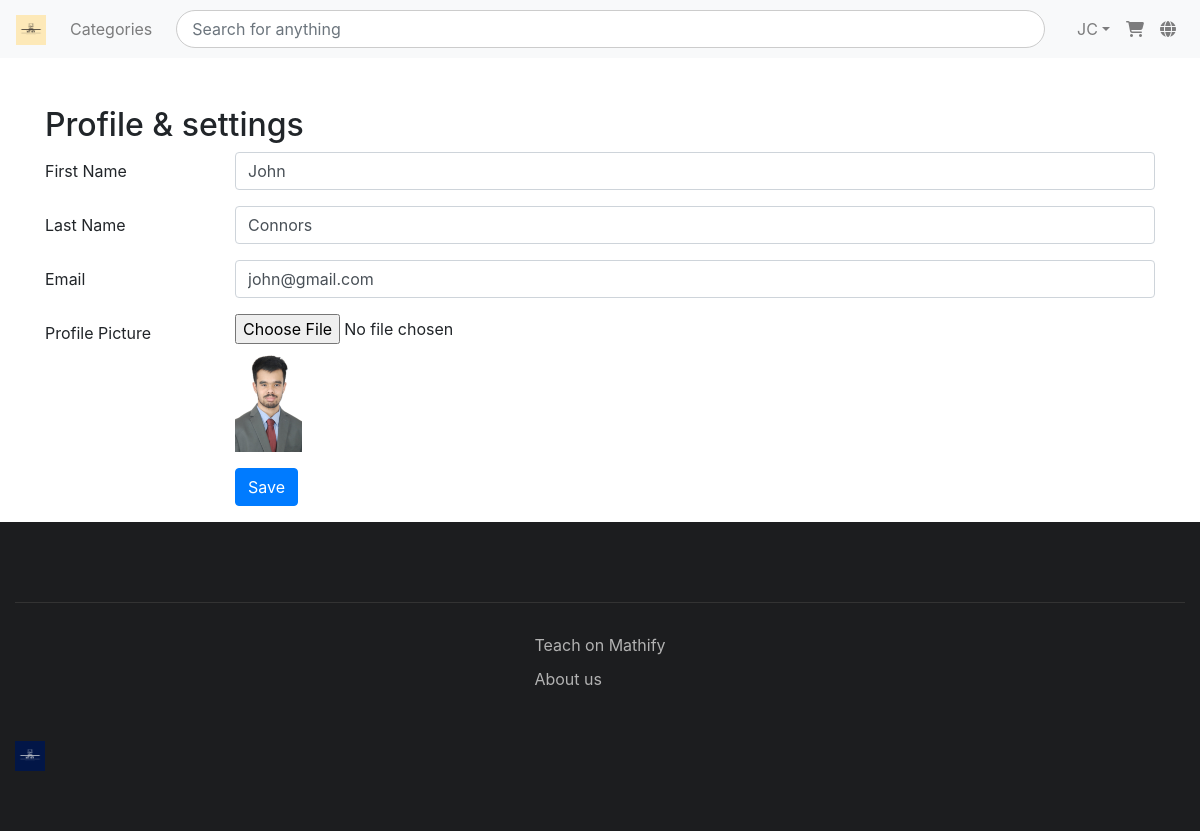
Screenshot of /student_dashboard/ (signed in) with the database file from the repository.
### User/models.py (models this page shows, shortened)
class User(AbstractUser):
    role = models.CharField(choices=roles, max_length=14)
    gender = models.CharField(choices=Gender, max_length=7)
    email = models.EmailField(unique=True, blank=False, error_messages={'unique': "A user with that email already exists."})
    username = None
    USERNAME_FIELD = "email"
    REQUIRED_FIELDS = []
    profile_picture = models.ImageField(upload_to="instructors/", default="default.png")
    facebook = models.URLField(max_length=200, blank=True, null=True)
    twitter = models.URLField(max_length=200, blank=True, null=True)
    linkedin = models.URLField(max_length=200, blank=True, null=True)
    instagram = models.URLField(max_length=200, blank=True, null=True)
    bio = models.TextField(null = True, blank = True)
    def get_initials(self):
        return ''.join(list(self.first_name[0] + self.last_name[0]))
    groups = models.ManyToManyField(
        Group,
        related_name='custom_user_set',
        blank=True,
        help_text='The groups this user belongs to. A user will get all permissions granted to each of their groups.',
        verbose_name='groups',
    )
    user_permissions = models.ManyToManyField(
        Permission,
        related_name='custom_user_permissions_set',  # Add a unique related_name
        blank=True,
        help_text='Specific permissions for this user.',
        verbose_name='user permissions',
    )
    objects = CustomUserManager()

### User/views.py (the view)
# urls.py: path('student_dashboard/', views.student_dashboard, name='student_dashboard'),
@login_required
def student_dashboard(request):
    if request.method == 'POST':
        form = UserProfileForm(request.POST, request.FILES, instance=request.user)
        if form.is_valid():
            user = form.save(commit=False)
            data = form.cleaned_data
            print("Cleaned Data:", data)
            if not data['profile_picture']:
                user.profile_picture = request.user.profile_picture  # retain existing picture if not updated
            user.save()
            print("Updated User:", user)
            return redirect('home')
        else:
            print("Form Errors:", form.errors)
    else:
        form = UserProfileForm(instance=request.user)
    return render(request, 'coursepage/student_dashboard.html', {'form': form})

### User/forms.py (shortened to what this page needs)
class UserProfileForm(forms.ModelForm):
    class Meta:
        model = User
        fields = [
            'first_name',
            'last_name',
            'email',
            'profile_picture',
        ]
        widgets = {
            'first_name': forms.TextInput(attrs={'required': False}),
            'last_name': forms.TextInput(attrs={'required': False}),
            'email': forms.EmailInput(attrs={'required': False}),
            'profile_picture': forms.ClearableFileInput(attrs={'required': False}),
        }

### templates/coursepage/student_dashboard.html (shortened to what this page needs)
{% extends 'coursepage/base.html' %}
{% block content %}
<div class="container mt-5">
    <h2>Profile & settings</h2>
    <form method="post" action="{% url 'student_dashboard' %}" enctype="multipart/form-data">
        <div class="form-group row">
            <label for="first_name" class="col-sm-2 col-form-label">First Name</label>
            <div class="col-sm-10">
                <input type="text" class="form-control" id="first_name" name="first_name" value="{{ form.first_name.value }}">
            </div>
        </div>
        <div class="form-group row">
            <label for="last_name" class="col-sm-2 col-form-label">Last Name</label>
            <div class="col-sm-10">
                <input type="text" class="form-control" id="last_name" name="last_name" value="{{ form.last_name.value }}">
            </div>
        </div>
        <div class="form-group row">
            <label for="email" class="col-sm-2 col-form-label">Email</label>
            <div class="col-sm-10">
                <input type="email" class="form-control" id="email" name="email" value="{{ form.email.value }}">
            </div>
        </div>
        <div class="form-group row">
            <label for="profile_picture" class="col-sm-2 col-form-label">Profile Picture</label>
            <div class="col-sm-10">
                <input type="file" class="form-control-file" id="profile_picture" name="profile_picture">
                {% if user.profile_picture %}
                    <img src="{{ user.profile_picture.url }}" alt="Profile Picture" class="mt-2" height="100">
                {% endif %}
            </div>
        </div>
        <div class="form-group row">
            <div class="col-sm-10 offset-sm-2">
                <button type="submit" class="btn btn-primary">Save</button>
            </div>
        </div>
    </form>
</div>
{% endblock %}

### templates/coursepage/base.html (shortened to what this page needs)
<!DOCTYPE html>
<html lang="en">
<head>
    {% load static %}
    <link href="https://stackpath.bootstrapcdn.com/bootstrap/4.5.2/css/bootstrap.min.css" rel="stylesheet">
    <link href="{% static 'base.css' %}" rel="stylesheet">
    <link rel="stylesheet" href="https://cdnjs.cloudflare.com/ajax/libs/OwlCarousel2/2.3.4/assets/owl.carousel.min.css">
    <link rel="stylesheet" href="https://cdnjs.cloudflare.com/ajax/libs/OwlCarousel2/2.3.4/assets/owl.theme.default.min.css">
</head>
<body id="top">
<nav class="navbar navbar-expand-lg navbar-light bg-light">
    <a class="navbar-brand" href="{% url 'home' %}">
        <img src="{% static 'Mathify.png' %}" alt="Mathify Logo" height="30">
    </a>
    <div class="collapse navbar-collapse" id="navbarNav">
        <ul class="navbar-nav mr-auto">
            <li class="nav-item">
                <a class="nav-link" href="#">Categories</a>
            </li>
        </ul>
        <form class="navbar-search mx-3" method="get" action="{% url 'search_results' %}">
            <input type="search" name="q" class="form-control" placeholder="Search for anything">
        </form>
        <ul class="navbar-nav">
            {% if user.is_authenticated %}
            <li class="nav-item dropdown">
                <a class="nav-link dropdown-toggle d-flex align-items-center" href="#" id="navbarDropdown" role="button" data-toggle="dropdown" aria-haspopup="true" aria-expanded="false">
                    <span class="ml-2">{{ user.get_initials }}</span>
                </a>
            </li>
            {% endif %}
            <li class="nav-item">
                <a class="nav-link" href="#">
                    <i class="fas fa-shopping-cart"></i>
                </a>
            </li>
            <li class="nav-item">
                <a class="nav-link" href="#">
                    <i class="fas fa-globe"></i>
                </a>
            </li>
        </ul>
    </div>
</nav>
{% block content %}{% endblock %}
<footer class="footer">
    {% include 'coursepage/footer.html' %}
</footer>
</body>
</html>

### static/base.css (style rules this page uses)
.navbar-search { flex-grow: 1; }
.navbar-search input { width: 100%; border-radius: 50px; border: 1px solid #ccc; padding: 5px 15px; }

### templates/coursepage/base.html (style rules this page uses)
.footer { width: 100%; }

### templates/coursepage/footer.html (style rules this page uses)
.footer { background-color: #1c1d1f; color: #b2b2b2; padding: 20px 0; width: 100%; }

### rows the page displays
User: get_initials "JC", first_name "John", last_name "Connors", email "john@gmail.com", profile_picture (picture)
